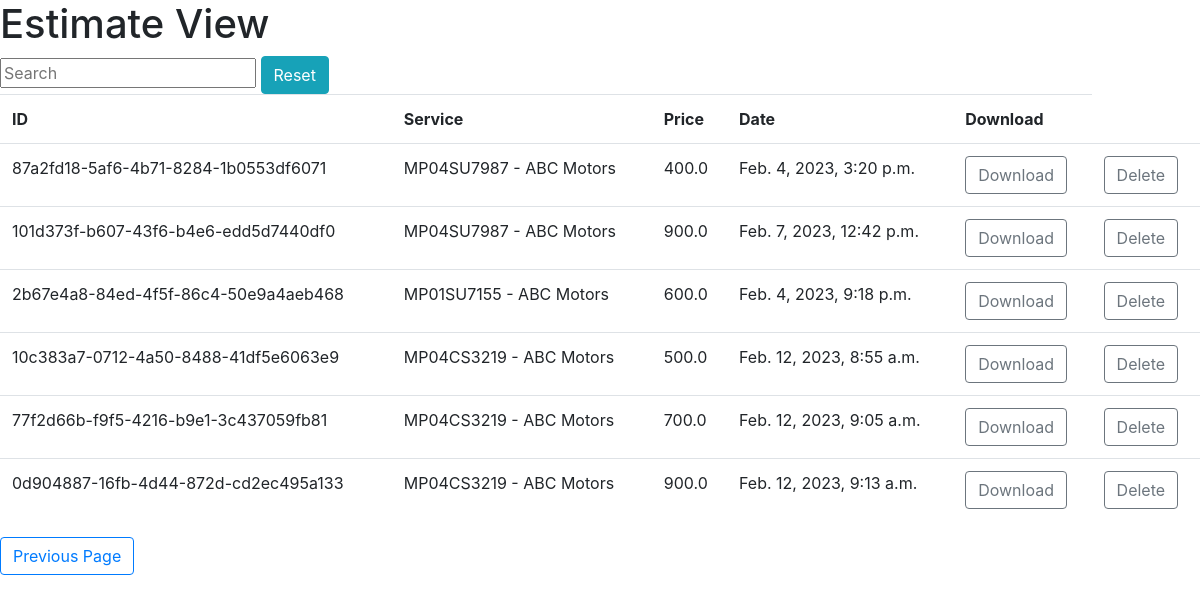
/estimates/ (signed in), run on the app's committed database.
### ERP/models.py (models this page shows, shortened)
class Estimate(models.Model):
    id = models.UUIDField(
         primary_key = True,
         default = uuid.uuid4,
         editable = False)
    service = models.OneToOneField(Service , on_delete= models.CASCADE)
    price = models.FloatField()
    report = models.FileField(null=True , blank=True)
    created_at = models.DateTimeField(auto_now_add=True , editable=False)

class Service(models.Model):
    class Progress(models.TextChoices):
        WAITING = 'WAITING' , 'Waiting'
        DOING = 'DOING' , 'Doing'
    vehical = models.ForeignKey(Vehical , on_delete=models.SET_NULL, blank=True , null= True)
    center = models.ForeignKey(Center , on_delete=models.SET_NULL , null=True , blank= True)
    services = models.ManyToManyField(CenterServices)
    progress = models.CharField(max_length=20 , choices=Progress.choices , default= Progress.WAITING)
    additional_services = models.CharField(max_length=200 ,default = None)
    additional_services_cost = models.IntegerField(default=0)
    is_approved = models.BooleanField(default=False)
    def __str__(self) -> str:
        return str(self.vehical.number) + ' - ' + str(self.center.name)

class Vehical(models.Model):
    customer = models.ForeignKey(Customer , on_delete=models.CASCADE)
    number = models.CharField(max_length=20 , unique= True)
    type = models.CharField(max_length=20)

### Franchise/models.py (models this page shows, shortened)
class Center(models.Model):
    name = models.CharField(max_length=100)
    location = models.ForeignKey(Location , null=True , blank= True , on_delete= models.SET_NULL)

### account/decorators.py (the view)
        def wrapper(request , *args, **kwargs):
            group = None
            role = request.user.role
            print(role)
            if role in allowed_roles:
                return view_func(request , *args, **kwargs)
            else :
                print('User Not allowed')
                return redirect('unauth_page')

### ERP/views.py (called while the page is built)
@login_required(login_url= 'login_page')
@allowed_users(allowed_roles=[User.Role.EMPLOYEE,User.Role.ADMIN])
def estimates(request):
    context = {}
    employee = Employee.objects.get(user = request.user)
    services = Service.objects.filter(center = employee.center)
    estimates = list(Estimate.objects.filter(service__in = services))
    context['estimates'] = estimates
    return render(request , 'ERP/estimate/estimates_view.html',context=context)

### templates/ERP/estimate/estimates_view.html
{% extends 'ERP/base.html' %}
{% load static %}
{% block content %}
<h1> Estimate View</h1>
{% include 'ERP/search_widget.html' %}
<table id = "myTable" class = 'table'>
<tr><th>ID</th><th>Service</th><th>Price</th><th>Date</th><th>Download</th></tr>
{% for estimate in estimates %}
<tr>
    <td>{{estimate.id}}</td>
    <td>{{estimate.service}}</td>
    <td>{{estimate.price}}</td>
    <td>{{estimate.created_at}}</td>
    <td><a href = '{{estimate.report.url}}' class="btn btn-outline-secondary"> Download</a></td>
    <td><a href = '{% url "delete_estimate" estimate.id %}' class="btn btn-outline-secondary"> Delete</a></td>
</tr>
{% endfor %}
</table>
<input class="btn btn-outline-primary" type=button value="Previous Page" onClick="javascript:history.go(-1);">
{% endblock %}

### data on the page
Estimate: id "87a2fd18-5af6-4b71-8284-1b0553df6071", service "MP04SU7987 - ABC Motors", price "400.0", created_at "Feb. 4, 2023, 3:20 p.m."
Estimate: id "101d373f-b607-43f6-b4e6-edd5d7440df0", service "MP04SU7987 - ABC Motors", price "900.0", created_at "Feb. 7, 2023, 12:42 p.m."
Estimate: id "2b67e4a8-84ed-4f5f-86c4-50e9a4aeb468", service "MP01SU7155 - ABC Motors", price "600.0", created_at "Feb. 4, 2023, 9:18 p.m."
Estimate: id "10c383a7-0712-4a50-8488-41df5e6063e9", service "MP04CS3219 - ABC Motors", price "500.0", created_at "Feb. 12, 2023, 8:55 a.m."
Estimate: id "77f2d66b-f9f5-4216-b9e1-3c437059fb81", service "MP04CS3219 - ABC Motors", price "700.0", created_at "Feb. 12, 2023, 9:05 a.m."
Estimate: id "0d904887-16fb-4d44-872d-cd2ec495a133", service "MP04CS3219 - ABC Motors", price "900.0", created_at "Feb. 12, 2023, 9:13 a.m."
